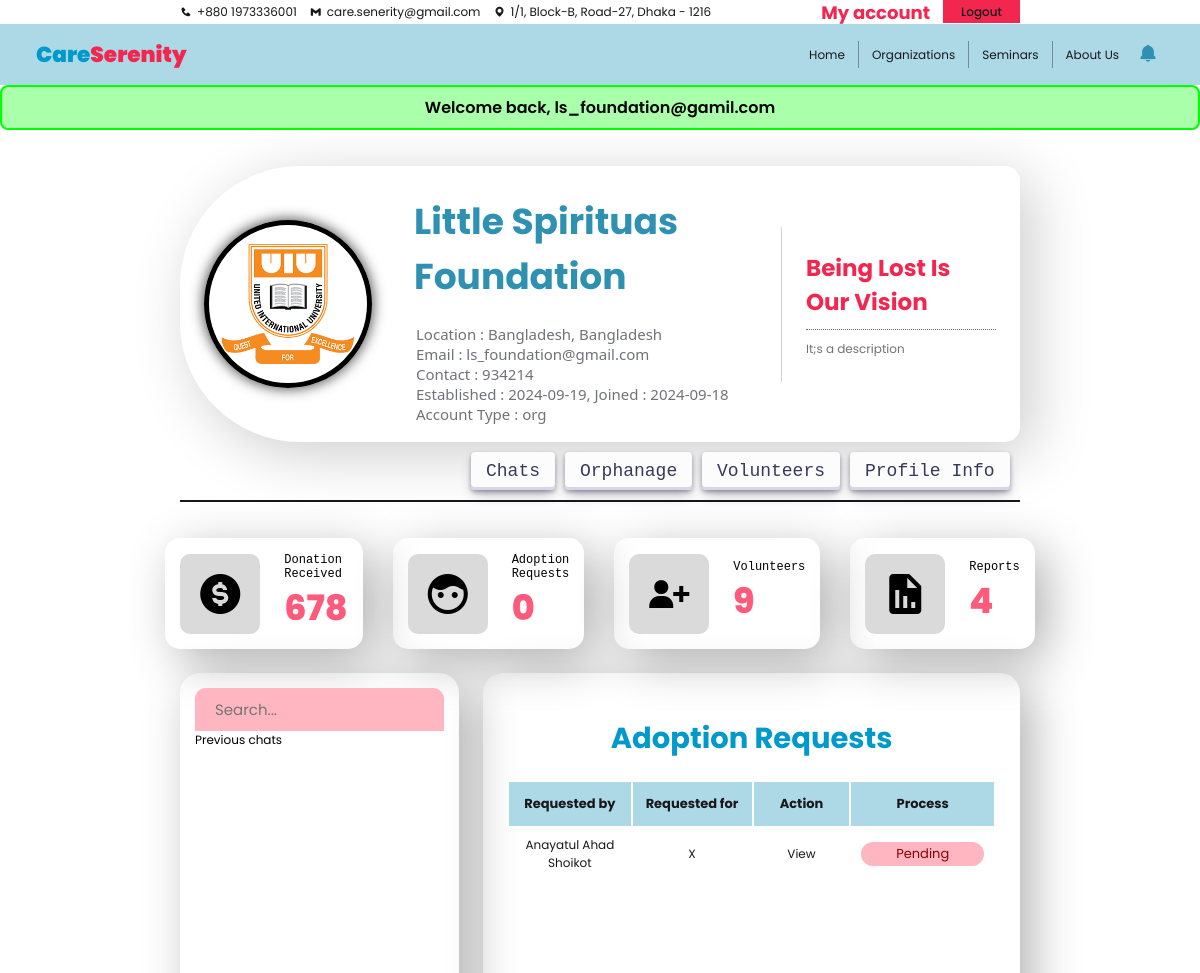
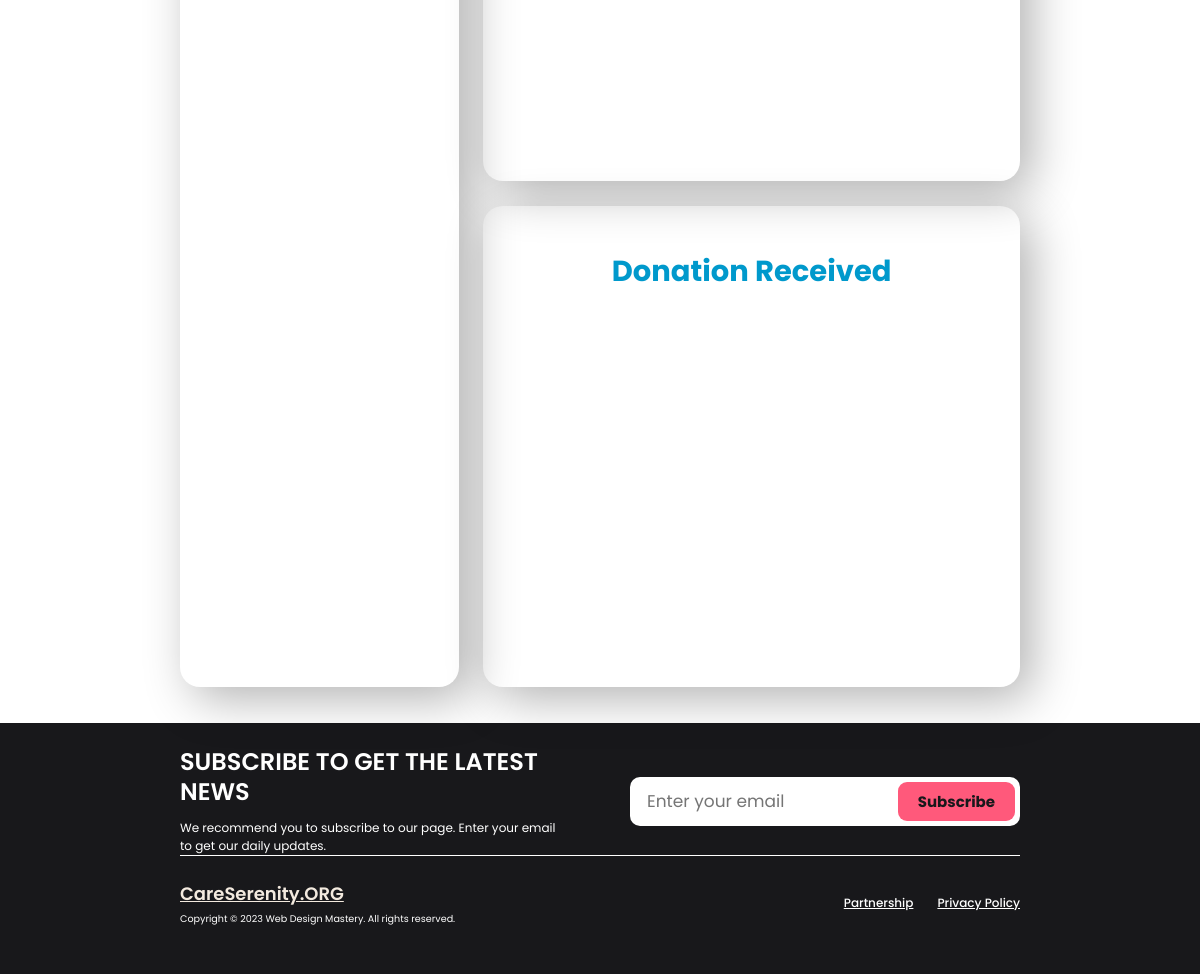
Page /O_profile.php (signed in) on the committed database (2 pictures, top to bottom).
### tables this page shows
CREATE TABLE `org_list` (
  `org_id` int NOT NULL,
  `org_name` varchar(255) DEFAULT NULL,
  `acc_id` int NOT NULL,
  `org_description` text,
  `org_email` varchar(255) DEFAULT NULL,
  `org_phone` varchar(255) DEFAULT NULL,
  `org_website` varchar(255) DEFAULT NULL,
  `org_logo` varchar(255) DEFAULT NULL,
  `established` varchar(255) DEFAULT NULL,
  `org_location` varchar(255) DEFAULT NULL,
  `org_vision` varchar(255) DEFAULT NULL,
  `org_reviews` decimal(2,2) DEFAULT NULL
);

CREATE TABLE `accounts` (
  `acc_id` int NOT NULL,
  `acc_pass` varchar(255) NOT NULL,
  `acc_email` varchar(255) NOT NULL,
  `role` varchar(10) NOT NULL,
  `acc_join_date` varchar(255) NOT NULL,
  `question` varchar(255) DEFAULT NULL,
  `answer` varchar(50) DEFAULT NULL
);

CREATE TABLE `adoptions` (
  `adoption_id` int NOT NULL,
  `orphan_id` int NOT NULL,
  `acc_id` int NOT NULL,
  `request_date` varchar(50) DEFAULT NULL,
  `status` int DEFAULT NULL COMMENT '0 = pending, 1 = approved, 2 = rejected',
  `issued_date` varchar(50) DEFAULT NULL,
  `email` varchar(255) DEFAULT NULL,
  `phone` varchar(255) DEFAULT NULL,
  `occupation` varchar(255) DEFAULT NULL,
  `income` float DEFAULT NULL,
  `maritalStatus` varchar(255) DEFAULT NULL,
  `reason` varchar(255) DEFAULT NULL,
  `children` int DEFAULT NULL,
  `livingEnvironment` varchar(255) DEFAULT NULL,
  `expectations` varchar(255) DEFAULT NULL,
  `additionalInfo` varchar(255) DEFAULT NULL
);

CREATE TABLE `user_list` (
  `user_id` int NOT NULL,
  `user_name` varchar(255) DEFAULT NULL,
  `acc_id` int NOT NULL,
  `user_birth` varchar(255) DEFAULT NULL,
  `user_contact` varchar(255) DEFAULT NULL,
  `user_gender` varchar(255) DEFAULT NULL,
  `user_NID` varchar(255) DEFAULT NULL,
  `user_address` varchar(255) DEFAULT NULL,
  `user_website` varchar(255) DEFAULT NULL,
  `user_job` varchar(255) DEFAULT NULL,
  `user_location` varchar(255) DEFAULT NULL,
  `user_image` varchar(255) DEFAULT NULL,
  `child_adopted` int NOT NULL
);

CREATE TABLE `orphan_list` (
  `orphan_id` int NOT NULL,
  `org_id` int DEFAULT NULL,
  `guardian_id` int DEFAULT NULL,
  `first_name` varchar(255) DEFAULT NULL,
  `last_name` varchar(255) DEFAULT NULL,
  `age` int DEFAULT NULL,
  `gender` varchar(255) DEFAULT NULL,
  `religion` varchar(255) DEFAULT NULL,
  `date_of_birth` varchar(255) DEFAULT NULL,
  `since` varchar(255) DEFAULT NULL,
  `family_status` varchar(255) DEFAULT NULL,
  `physical_condition` varchar(255) DEFAULT NULL,
  `education_level` varchar(255) DEFAULT NULL,
  `medical_history` varchar(255) DEFAULT NULL,
  `hobby` varchar(255) DEFAULT NULL,
  `favorite_food` varchar(255) DEFAULT NULL,
  `favorite_game` varchar(255) DEFAULT NULL,
  `skills` text,
  `dreams` text,
  `problems` text,
  `other_comments` text,
  `orphan_image` varchar(255) DEFAULT NULL,
  `adoption_status` int NOT NULL,
  `removed_status` int NOT NULL
);

### O_profile_fetch_BE.php (called while the page is built, shortened)
<?php
include('./db_con.php');
if (!isset($_SESSION['acc_id']) && !isset($_SESSION['role'])) {
    $_SESSION["negative"] = "Warning. You haven't login";
    header("Location: ./login.php");
    exit();
} else {
    $acc_id = $_SESSION['acc_id'];
    $sql = "SELECT acc.acc_email, acc.role, acc.acc_join_date, org.org_id, org.org_name, org.org_description, org.org_email, org.org_phone, org.org_website, org.org_logo, org.established, org.org_location, org.org_vision, org.org_reviews FROM accounts AS acc LEFT JOIN org_list AS org ON acc.acc_id = org.acc_id Where acc.acc_id = $acc_id";
    $sql_result = mysqli_query($con, $sql);
    if (mysqli_num_rows($sql_result) == 1) {
        $row = mysqli_fetch_array($sql_result);
        $role = $row['role'];
        $acc_join_date = $row['acc_join_date'];
        $org_name = $row['org_name'];
        $org_description = $row['org_description'];
        $org_email = $row['org_email'];
        $org_phone = $row['org_phone'];
        $org_logo = $row['org_logo'];
        $established = $row['established'];
        $org_location = $row['org_location'];
        $org_vision = $row['org_vision'];
    } else {
        echo "User data not found.";
    }
}
?>

### adoption_request_fetch_BE.php (called while the page is built, shortened)
<?php
include('./db_con.php');
$acc_id = $_SESSION['acc_id'];
$query1 = "SELECT org_id FROM org_list WHERE acc_id = $acc_id";
$result1 = mysqli_query($con, $query1);
$row1 = mysqli_fetch_assoc($result1);
$org_id = $row1['org_id'];
$query2 = "SELECT COUNT(*) AS total_adoptions FROM adoptions AS ad
                    JOIN orphan_list AS orl ON ad.orphan_id = orl.orphan_id
                    WHERE orl.org_id = $org_id
                    AND ad.status = 0";
$result2 = mysqli_query($con, $query2);
$row2 = mysqli_fetch_assoc($result2);
$total_adoptions = $row2['total_adoptions'];
$query3 = "SELECT orl.first_name, orl.orphan_id, ul.user_name, ul.user_id ,ad.adoption_id, ad.status
                    FROM adoptions ad
                    JOIN orphan_list orl ON ad.orphan_id = orl.orphan_id
                    JOIN user_list ul ON ad.acc_id = ul.acc_id
                    WHERE orl.org_id = $org_id
                    ORDER BY ad.request_date";
$result3 = mysqli_query($con, $query3);
if (mysqli_num_rows($result3) > 0) {
    $namesArray = array();
    while ($row3 = mysqli_fetch_assoc($result3)) {
        if($row3['status'] == 0){
            $stat = 'Pending';
        } elseif ($row3['status'] == 1){
            $stat = 'Approved';
        } else {
            $stat = 'Rejected';
        }
        $namesArray[] = array(
            'status' => $stat,
            'orphan_id' => $row3['orphan_id'],
            'user_id' => $row3['user_id'],
            'first_name' => $row3['first_name'],
            'user_name' => $row3['user_name'],
            'adoption_id' => $row3['adoption_id']
        );
    }
}

### O_profile.php (the view, shortened to what this page needs)
<?php
    include("./O_profile_fetch_BE.php");
    include('./adoption_request_fetch_BE.php');
?>
<!DOCTYPE html>
<html lang="en">
<head>
    <link rel="stylesheet" href="https://cdn.jsdelivr.net/npm/remixicon@3.5.0/fonts/remixicon.css" />
    <link rel="stylesheet" href="https://cdn.jsdelivr.net/npm/swiper@10/swiper-bundle.min.css" />
    <link rel='stylesheet' href='https://unpkg.com/boxicons@2.1.4/css/boxicons.min.css'>
    <link rel="stylesheet" href="./css/colors.css">
    <link rel="stylesheet" href="./css/navbar.css">
    <link rel="stylesheet" href="./css/profile.css">
    <link rel="stylesheet" href="./css/footer.css">
    <link rel="stylesheet" href="./css/notification.css">
    <link rel="stylesheet" href="./css/feedback.css">
</head>
<body>
    <?php include "./navbarO.php" ?>
    <div class="feedback">
        <?php
        if (isset($_SESSION['positive'])) {
            echo '<div class="positive">
                        <h5>' . $_SESSION['positive'] . '</h5>
                    </div>';
        }
        ?>
    </div>
    <div class="container">
        <div class="accounnt-information-container">
            <div class="account-picture">
                <img src="./assets/<?php echo $org_logo ?>" alt="profile" width="250px" height="250px">
            </div>
            <div class="account-data">
                    <h1><?php echo $org_name ?></h1>
                    <p>Location : <?php echo $org_location ?>, Bangladesh</p>
                    <p>Email : <?php echo $org_email ?></p>
                    <p>Contact : <?php echo $org_phone ?></p>
                    <p>Established : <?php echo $established ?>, Joined : <?php echo $acc_join_date ?></p>
                    <p>Account Type : <?php echo $role ?></p>
            </div>
            <div class="biography">
                <h1><?php echo $org_vision ?></h1>
                <p><?php echo $org_description ?></p>
            </div>
        </div>
        <div class="options">
            <a href="#" id="button-30">Chats</a>
            <a href="./O_orphan.php" id="button-30">Orphanage</a>
            <a href="#" id="button-30">Volunteers</a>
            <a href="./O_profile_edit.php" id="button-30">Profile Info</a>
        </div>
        <div class="short-report">
            <li>
                <a href="#"><i class='bx bxs-dollar-circle'></i></a>
                <span>
                    <p>Donation Received</p>
                    <h3>678</h3>
                </span>
            </li>
            <li>
                <a href="#"><i class='bx bxs-face' ></i></i></a>
                <span>
                    <p>Adoption Requests</p>
                    <h3><?php echo $total_adoptions ?></h3>
                </span>
            </li>
            <li>
                <a href="#"><i class='bx bxs-user-plus' ></i></a>
                <span>
                    <p>Volunteers</p>
                    <h3>9</h3>
                </span>
            </li>
            <li>
                <a href="#"><i class='bx bxs-report'></i></i></a>
                <span>
                    <p>Reports</p>
                    <h3>4</h3>
                </span>
            </li>
        </div>
        <div class="info-containers">
            <div class="inbox">
                <div class="search">
                    <input type="text" placeholder="Search...">
                </div>
                <div class="inbox-list">
                    <p>Previous chats</p>
                </div>
            </div>
            <div class="adoption-donation">
                <div class="adoption">
                    <h3 id="heading">Adoption Requests</h3>
                    <table>
                        <thead>
                            <tr>
                                <th>Requested by</th>
                                <th>Requested for</th>
                                <th class="x">Action</th>
                                <th>Process</th>
                            </tr>
                        </thead>
                        <tbody>
                            <?php
                            foreach ($namesArray as $names) {
                                echo '<tr>
                                    <td>
                                        <a href="./O_see_user_profile.php?user_id=' . $names['user_id'] . '">' . $names['user_name'] . '</a>
                                    </td>
                                    <td>
                                        <a href="./O_orphan_profile.php?orphan_id=' . $names['orphan_id'] . '">' . $names['first_name'] . '</a>
                                    </td>
                                    <td>
                                        <div class="dropdown">
                                            <a href="./O_adoption_request_details.php?adoption_id=' . $names['adoption_id'] . '&user_id=' . $names['user_id'] . '&orphan_id=' . $names['orphan_id'] . '">View</a>
                                        </div>
                                    </td>
                                    <td>
                                        <p class="' . ($names['status'] == 'Approved' ? 'done-status' : 'pending-status') . '">
                                            ' . $names['status'] . '
                                        </p>
                                    </td>
                                </tr>';
                            }
                            ?>
                        </tbody>
                    </table>
                </div>
                <div class="donation">
                    <h3 id="heading">Donation Received</h3>
                    <ul class="donation-list">
                    </ul>
                </div>
            </div>
        </div>
    </div>
    <?php include "./footer.php" ?>
</body>
</html>

### css/colors.css (style rules this page uses)
:root { --primary-color-dark: #f2264f; --primary-color-light: #FF597B; --secondary-color-dark: #0099cc; --secondary-color-light: #62CDFF; --primary-font: 'Poppins'; --secondary-font: 'Ubuntu'; --text-color: #545454; --text-color-dark: #18181b; --text-color-medium: #1e1e1e; --text-color-light: #2f2f2f; --text-color-lighter: #71717a; --background-color: #ffffff; --primary-title-color: #2e91b2; --secondary-title-color: #f3254e; --primary-text-color: #71717a; --button-color: #ff597b; }
* { margin: 0; padding: 0; box-sizing: border-box; font-family: 'Poppins'; font-size: 12px; }
body { scroll-behavior: smooth; background-color: #fff; }
#button-30 { align-items: center; appearance: none; background-color: #FCFCFD; border-radius: 4px; border-width: 0; box-shadow: rgba(45, 35, 66, 0.4) 0 2px 4px, rgba(45, 35, 66, 0.3) 0 7px 13px -3px, #D6D6E7 0 -3px 0 inset; box-sizing: border-box; color: #36395A; cursor: pointer; display: inline-flex; font-family: "JetBrains Mono", monospace; justify-content: center; line-height: 1; list-style: none; overflow: hidden; padding: 10px 15px; position: relative; text-align: left; text-decoration: none; transition: box-shadow .15s, transform .15s; user-select: none; -webkit-user-select: none; touch-action: manipulation; white-space: nowrap; will-change: box-shadow, transform; font-size: 18px; }
.container .options { width: 100%; display: flex; align-items: center; justify-content: right; gap: 15px; border-bottom: 2px solid var(--text-color-dark); padding-bottom: 15px; }

### css/feedback.css (style rules this page uses)
.feedback { width: 100%; text-align: center; }
.positive h5 { padding: 8px; text-align: center; border-radius: 8px; color: rgb(0, 0, 0); font-weight: 600; font-size: medium; background-color: rgb(170, 255, 170); border: 2px solid rgb(0, 255, 0); }

### rows in the picture
org_list: org_logo (picture), org_name "Little Spirituas Foundation", org_location "Bangladesh", org_email "ls_foundation@gmail.com", org_phone "934214", established "2024-09-19", acc.acc_join_date "2024-09-18", acc.role "org", org_vision "Being Lost Is Our Vision", org_description "It;s a description"
adoptions: user_list.user_name "Anayatul Ahad Shoikot", orphan.first_name "X", status "Pending"

### other values in the picture
$_SESSION['positive'] "Welcome back, ls_foundation@gamil.com"
$total_adoptions "0"
